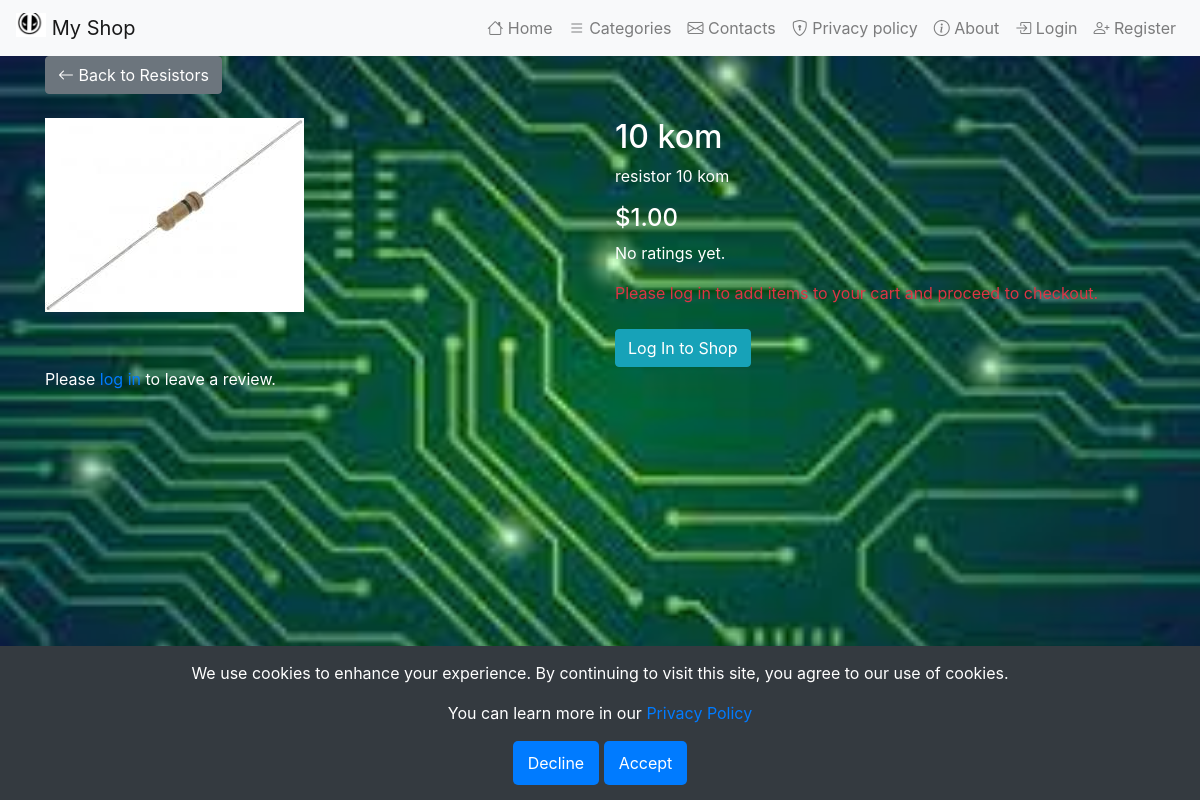
Page /products/product/1/ on the committed database.
### electronics_shop/electronics/models.py (models this page shows, shortened)
class Product(models.Model):
    NAME_MAX_LENGTH = 255
    MAX_PRICE_DIGITS = 10
    MAX_DECIMAL_PLACES = 2
    name = models.CharField(max_length=NAME_MAX_LENGTH)
    description = models.TextField()
    price = models.DecimalField(max_digits=MAX_PRICE_DIGITS, decimal_places=MAX_DECIMAL_PLACES)
    category = models.ForeignKey(Category, on_delete=models.CASCADE)
    image = models.ImageField(upload_to='products/', null=True, blank=True)

class Category(models.Model):
    NAME_MAX_LENGTH = 255
    name = models.CharField(max_length=NAME_MAX_LENGTH)
    description = models.TextField()

### electronics_shop/products/views.py (the view)
# urls.py: path('product/<int:pk>/', ProductDetailView.as_view(), name='product_detail'),
class ProductDetailView(DetailView):
    model = Product
    template_name = 'products/product_detail.html'
    context_object_name = 'product'

### templates/products/product_detail.html (shortened to what this page needs)
{% extends 'base.html' %}
{% block content %}
<div class="container">
    <a href="{% url 'category_detail' product.category.pk %}" class="btn btn-secondary mb-4">
        <i class="bi bi-arrow-left"></i> Back to {{ product.category.name }}
    </a>
    <div class="row">
        <div class="col-md-6">
            <img src="{{ product.image.url }}" class="img-fluid" alt="{{ product.name }}">
        </div>
        <div class="col-md-6">
            <h2>{{ product.name }}</h2>
            <p>{{ product.description }}</p>
            <h4>${{ product.price }}</h4>
            {% if product.reviews.count > 0 %}
            <p>Number of reviews: {{ product.reviews.count }} Reviews</p>
            {% else %}
            <p>No ratings yet.</p>
            {% endif %}
            {% if user.is_authenticated %}
            <form method="post" action="{% url 'add_to_cart' product.pk %}" class="d-inline">
                {% csrf_token %}
                <div class="mb-3">
                    <label for="quantity" class="form-label">Quantity</label>
                    <input type="number" class="form-control" id="quantity" name="quantity" value="1" min="1" style="width: 80px; height: 40px; text-align: center;">
                </div>
                <button type="submit" class="btn btn-success">Add to Cart</button>
            </form>
            {% else %}
            <p class="text-danger">Please log in to add items to your cart and proceed to checkout.</p>
            <a href="{% url 'login' %}" class="btn btn-info mt-2">Log In to Shop</a>
            {% endif %}
        </div>
    </div>
    {% if user.is_authenticated %}
    <hr>
    <h4>Leave a Review</h4>
    <form method="post" action="{% url 'add_review' product.pk %}">
        {% csrf_token %}
        {{ review_form.as_p }}
        <button type="submit" class="btn btn-primary">Submit Review</button>
    </form>
    <hr>
    <h4>Add to Your Wishlist</h4>
    <form method="post" action="{% url 'add_to_wishlist' product.pk %}">
        {% csrf_token %}
        <button type="submit" class="btn btn-warning">Add to Wishlist</button>
    </form>
    {% else %}
    <p>Please <a href="{% url 'login' %}">log in</a> to leave a review.</p>
    {% endif %}
</div>
{% endblock %}

### rows in the picture
Product: category.name "Resistors", image (picture), name "10 kom", description "resistor 10 kom", price "1.00"
